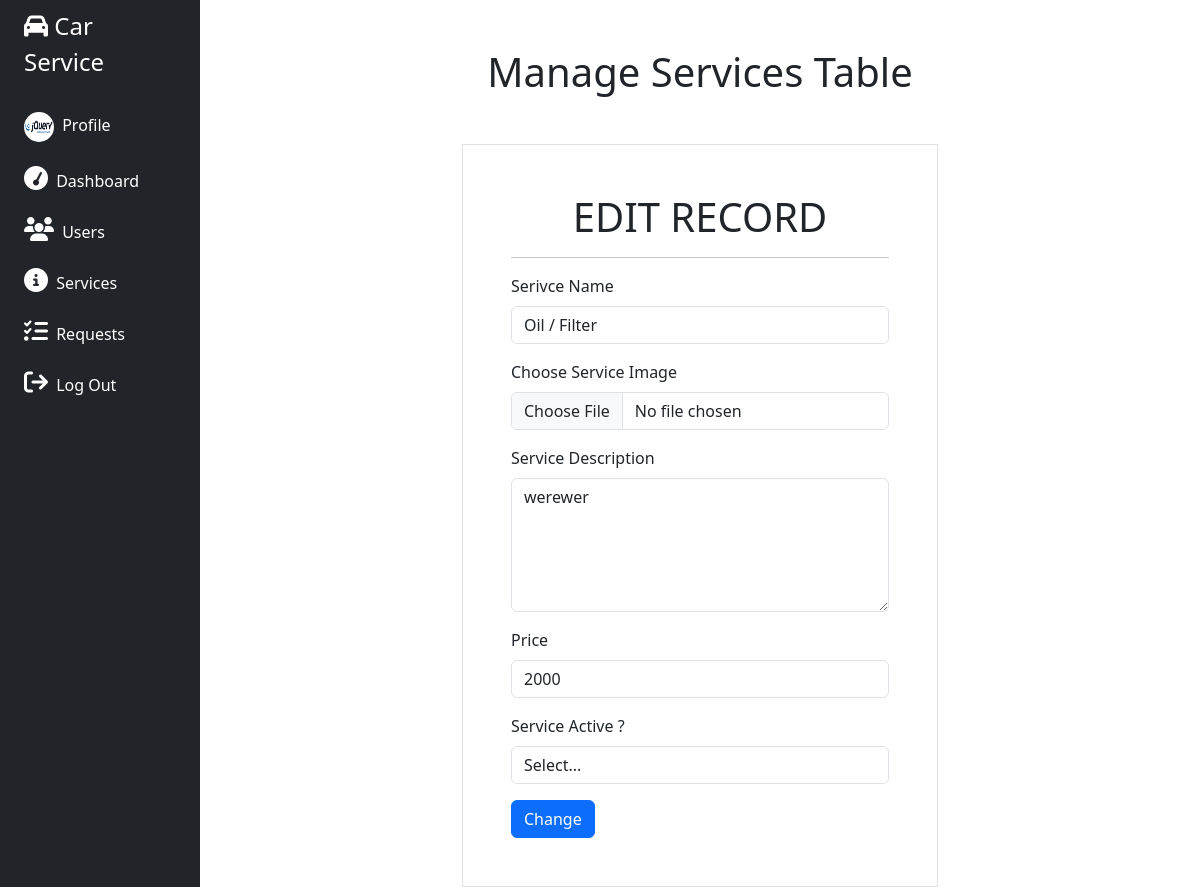
The page /admin/edit-service.php?sid=1 (signed in) on the database its author committed.
### tables this page shows
CREATE TABLE `user` (
  `id` int(11) NOT NULL,
  `username` varchar(20) NOT NULL,
  `password` varchar(20) NOT NULL,
  `email` varchar(30) NOT NULL,
  `type` varchar(10) NOT NULL,
  `img` varchar(100) DEFAULT 'profile.png'
);

CREATE TABLE `services` (
  `sid` int(11) NOT NULL,
  `sname` varchar(100) DEFAULT NULL,
  `image` varchar(100) NOT NULL,
  `serviceDesc` varchar(10000) NOT NULL,
  `isActive` tinyint(1) NOT NULL,
  `price` int(11) NOT NULL
);

### admin/edit-service.php (the view, shortened to what this page needs)
<?php
require '../connection.php';
$id = $_GET['sid'];
$selectqry = "select * from services where sid='{$id}'";
$qry = mysqli_query($conn, $selectqry);
$arrdata = mysqli_fetch_array($qry);
?>
<!DOCTYPE html>
<html lang="en">
<head>
    <link rel="stylesheet" href="https://cdnjs.cloudflare.com/ajax/libs/font-awesome/6.4.2/css/all.min.css" />
    <link rel="stylesheet" href="../css/bootstrap.min.css">
    <link rel="stylesheet" href="../css/style.css">
</head>
<body>
    <div class="container-fluid">
        <div class="row flex-nowrap">
            <?php require('sidebar.php') ?>
            <div class="col">
                <div class="container">
                    <div class="row">
                        <div class="col-12">
                            <h1 class="text-center my-5">Manage Services Table</h1>
                        </div>
                    </div>
                    <div class="row justify-content-center">
                        <div class="col-12">
                            <form action="" method="post" class="border p-5" style="width: 50%; margin:auto;" enctype="multipart/form-data">
                                <h1 style="text-align: center;">EDIT RECORD</h1>
                                <hr>
                                <div class="mb-3">
                                    <label for="sname" class="form-label">Serivce Name</label>
                                    <input type="text" class="form-control" id="sname" name="sname" value="<?php echo $arrdata['sname']; ?>" required>
                                </div>
                                <div class="mb-3">
                                    <label for="change_img" class="form-label">Choose Service Image</label>
                                    <input type="file" class="form-control" id="change_img" name="change_img" >
                                </div>
                                <div class="mb-3">
                                    <label for="exampleInputPassword1" class="form-label">Service Description</label>
                                    <textarea name="service_desc" id="" cols="30" rows="5" value="<?php echo $arrdata['serviceDesc'];?>" class="form-control"><?php echo $arrdata['serviceDesc'];?></textarea>
                                </div>
                                <div class="mb-3">
                                    <label for="price" class="form-label">Price</label>
                                    <input type="text" class="form-control" id="price" name="price" value="<?php echo $arrdata['price']; ?>" required>
                                </div>
                                <div class="mb-3">
                                    <label for="is_active" class="form-label">Service Active ?</label>
                                    <select name="is_active" id="is_active" class="form-control" required>
                                        <option value="">Select...</option>
                                    </select>
                                </div>
                                <button type="submit" class="btn btn-primary" name="update">Change</button>
                            </form>
                        </div>
                    </div>
                </div>
            </div>
        </div>
    </div>
</body>
</html>

### admin/sidebar.php (shortened to what this page needs)
<?php
$uname = $_SESSION['username'];
require '../connection.php';
$selectqry = "select * from user where username='{$uname}'";
$result = mysqli_query($conn, $selectqry);
$row = mysqli_fetch_array($result);
?>
<div class="sidebar col-auto col-md-3 col-xl-2 px-sm-2 px-0 bg-dark">
    <div class="d-flex flex-column align-items-center align-items-sm-start px-3 pt-2 text-white min-vh-100">
        <a href="" class="d-flex align-items-center pb-3 mb-md-0 me-md-auto text-white text-decoration-none">
            <span class="fs-4 d-none d-sm-inline"><i class="fa fa-car"></i> Car Service</span>
        </a>
        <ul class="nav nav-pills flex-column mb-sm-auto mb-0 align-items-center align-items-sm-start" id="menu">
            <li class="mt-2">
                <a href="admin_profile.php"  class="nav-link text-white px-0 align-middle">
                    <img class="rounded-circle" height="30" width="30" src="../img/<?php echo $row['img']; ?>"> <span class="ms-1 d-none d-sm-inline">Profile</span> </a>
            </li>
            <li class="mt-2">
                <a href="index.php"  class="nav-link text-white px-0 align-middle">
                    <i class="fs-4 fa fa-tachometer"></i> <span class="ms-1 d-none d-sm-inline">Dashboard</span> </a>
            </li>
            <li class="mt-2">
                <a href="./user_rec.php" class="nav-link text-white px-0 align-middle">
                    <i class="fs-4 fa fa-users"></i> <span class="ms-1 d-none d-sm-inline">Users</span> </a>
            </li>
            <li class="mt-2">
                <a href="./service.php" class="nav-link text-white px-0 align-middle">
                    <i class="fs-4 fa fa-info-circle"></i> <span class="ms-1 d-none d-sm-inline">Services</span> </a>
            </li>
            <li class="mt-2">
                <a href="./request.php" class="nav-link text-white px-0 align-middle">
                    <i class="fs-4 fa fa-list-check"></i> <span class="ms-1 d-none d-sm-inline">Requests</span> </a>
            </li>
            <li class="mt-2">
                <a href="../logout.php" class="nav-link text-white px-0 align-middle">
                    <i class="fs-4 fa fa-sign-out "></i> <span class="ms-1 d-none d-sm-inline">Log Out</span> </a>
            </li>
        </ul>
    </div>
</div>

### css/style.css (style rules this page uses)
.sidebar .nav-link { transition: 0.2s; }

### rows shown on the page
user: img (picture)
services: sname "Oil / Filter", service_desc "werewer", price "2000"
